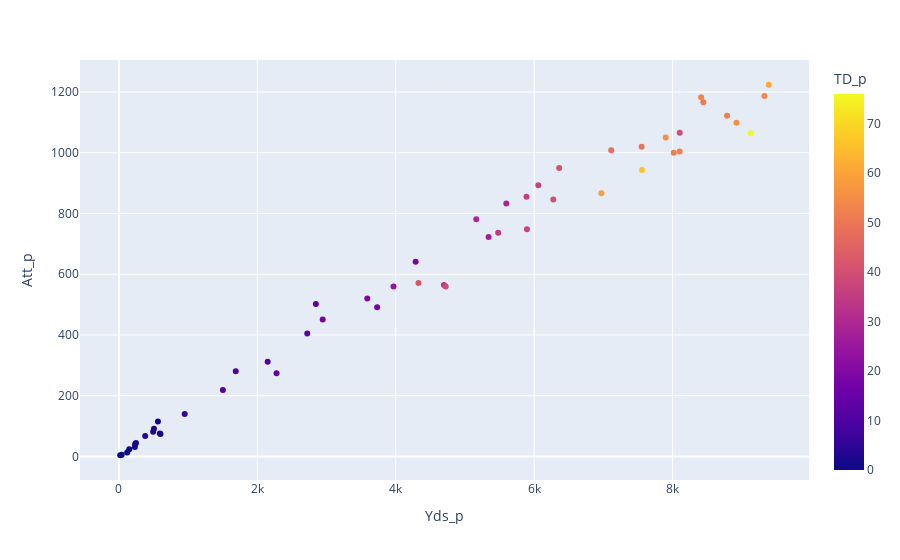

The cell this chart's notebook holds for it:
### Code cell
fig = px.scatter(qb, 'Yds_p', 'Att_p', color='TD_p', hover_name=qb.index)
fig.show()

### Figure 1 — Plotly figure (JSON) as saved in the notebook; plotly's stock layout.template omitted (floating-point values rounded to 4 significant figures)
{"data": [{"hovertemplate": "<b>%{hovertext}</b><br><br>Yds_p=%{x}<br>Att_p=%{y}<br>TD_p=%{marker.color}<extra></extra>", "hovertext": ["Lamar Jackson", "Dak Prescott", "Russell Wilson", "Deshaun Watson", "Jameis Winston", "Josh Allen", "Patrick Mahomes", "Aaron Rodgers", "Carson Wentz", "Matt Ryan", "Tom Brady", "Jared Goff", "Jimmy Garoppolo", "Derek Carr", "Kirk Cousins", "Ryan Fitzpatrick", "Philip Rivers", "Baker Mayfield", "Drew Brees", "Ryan Tannehill", "Jacoby Brissett", "Andy Dalton", "Mitchell Trubisky", "Sam Darnold", "Kyle Allen", "Matthew Stafford", "Case Keenum", "Teddy Bridgewater", "Joe Flacco", "Marcus Mariota", "Taysom Hill", "Ryan Griffin", "Jeff Driskel", "Eli Manning", "Nick Foles", "Matt Schaub", "Chase Daniel", "Brian Hoyer", "Josh Rosen", "A.J. McCarron", "Cam Newton", "Robert Griffin", "Ben Roethlisberger", "Matt Barkley", "Tyrod Taylor", "Mike Glennon", "Colt McCoy", "Josh McCown", "Garrett Gilbert", "Nick Mullens", "Blake Bortles", "Sean Mannion"], "legendgroup": "", "marker": {"color": [42, 52, 66, 52, 52, 30, 76, 51, 48, 61, 53, 54, 32, 40, 56, 37, 55, 49, 59, 39, 18, 37, 41, 36, 19, 40, 29, 10, 18, 18, 0, 0, 10, 27, 10, 3, 6, 4, 12, 0, 24, 1, 34, 2, 3, 2, 3, 1, 0, 13, 13, 0], "coloraxis": "coloraxis", "symbol": "circle"}, "mode": "markers", "name": "", "showlegend": false, "type": "scatter", "x": [4328, 8787, 7558, 8017, 8101, 5163, 9128, 8444, 7113, 9390, 8412, 9326, 4696, 8103, 7901, 5895, 8923, 7552, 6971, 4721, 2944, 6060, 6361, 5889, 3588, 6276, 5597, 1502, 4287, 3731, 119, 18, 1688, 5341, 2149, 600, 950, 379, 2845, 233, 3967, 246, 5480, 591, 506, 230, 494, 563, 40, 2277, 2721, 149], "xaxis": "x", "y": [571, 1122, 943, 1000, 1004, 781, 1064, 1166, 1008, 1224, 1183, 1187, 565, 1066, 1050, 748, 1099, 1020, 867, 560, 451, 893, 950, 855, 520, 846, 833, 219, 641, 491, 13, 4, 281, 723, 312, 74, 140, 67, 502, 40, 560, 44, 737, 76, 91, 31, 81, 115, 6, 274, 405, 24], "yaxis": "y"}], "layout": {"autosize": true, "coloraxis": {"colorbar": {"title": {"text": "TD_p"}}, "colorscale": [[0, "#0d0887"], [0.1111, "#46039f"], [0.2222, "#7201a8"], [0.3333, "#9c179e"], [0.4444, "#bd3786"], [0.5556, "#d8576b"], [0.6667, "#ed7953"], [0.7778, "#fb9f3a"], [0.8889, "#fdca26"], [1, "#f0f921"]]}, "legend": {"tracegroupgap": 0}, "margin": {"t": 60}, "xaxis": {"anchor": "y", "autorange": true, "domain": [0, 1], "range": [-559.6, 9968.0], "title": {"text": "Yds_p"}, "type": "linear"}, "yaxis": {"anchor": "x", "autorange": true, "domain": [0, 1], "range": [-82.5, 1311.0], "title": {"text": "Att_p"}, "type": "linear"}}}
